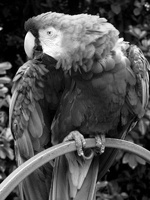
#> input picture IVP-Lab/ASS5/gray_parrot.jpg, 150 x 200 px
$ python main.py
#> lines starting #> are read from the running program, lines starting #| are printed output that depends on the picture
#> further down, image is the input picture: shape (200, 150); min 0, max 255, mean 78.5
import cv2 as cv
import numpy as np


def compress_image(img, quality):
#> called with quality = 50
    h,w = img.shape
#> h = 200; w = 150
    new_h = h + (8 - h % 8) if h % 8 != 0 else h
#> new_h = 200
    new_w = w + (8 - w % 8) if w % 8 != 0 else w
#> new_w = 152
    resized_img = cv.resize(img, (new_w, new_h))
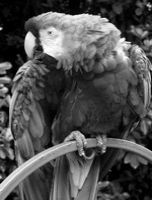
#> resized_img: shape (200, 152); min 0, max 255, mean 78.5

    dct_img = cv.dct(np.float32(resized_img))
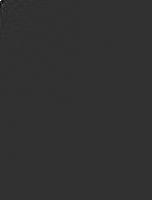
#> dct_img: shape (200, 152) float32; min -3259.7, max 13691.7, mean 0.2; drawn with min black and max white
    quality = max(1, min(quality, 100))
    threshold = (101 - quality) / 100

    mask = np.zeros_like(dct_img)
    mask[:int(new_h * threshold), :int(new_w * threshold)] = 1

    compressed_dct = dct_img * mask
    compressed_img = cv.idct(compressed_dct)
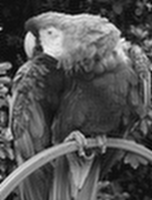
#> compressed_img: shape (200, 152) float32; min -19.4, max 278.4, mean 78.5; drawn with min black and max white
    compressed_img = np.clip(compressed_img, 0, 255).astype(np.uint8)
    return compressed_img


image = cv.imread('gray_parrot.jpg', cv.IMREAD_GRAYSCALE)
c = compress_image(image, quality=50)
cv.imshow('original image', image)
cv.imshow('compressed Image', c)
cv.imwrite('compressed_parrot.jpg',c)
cv.waitKey(0)
